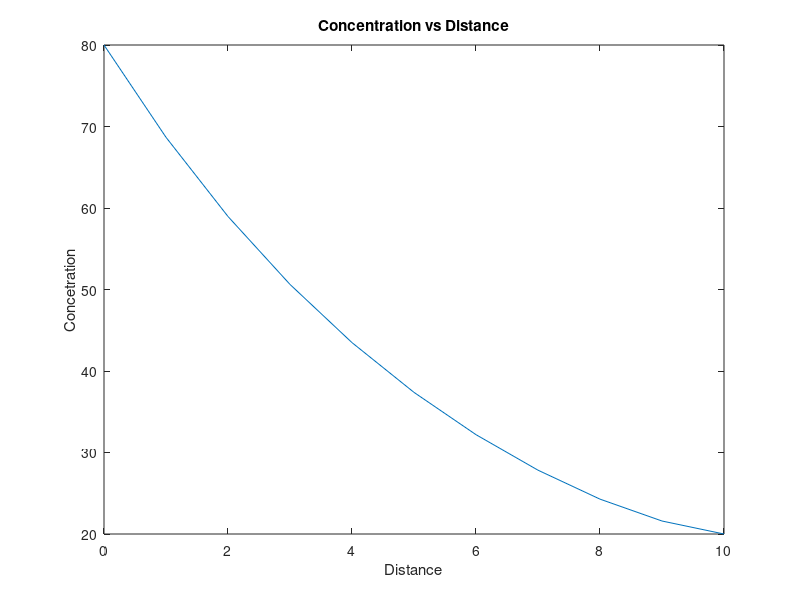
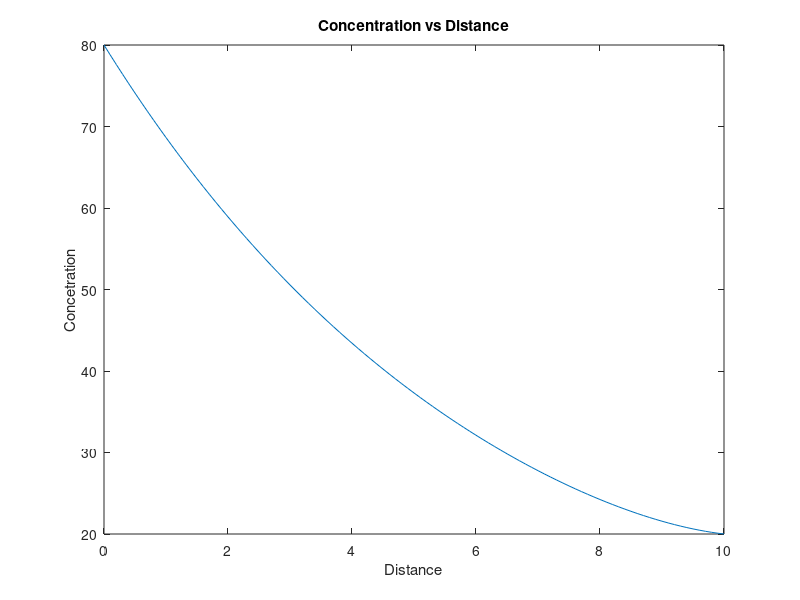

Recreate these plots in MATLAB, in order.
%HW4Q4
format long;

%%
%deltaX = 1.
%Making Constants
C1 = 80;CN = 20;deltaX = 1;D = 2; U = 1;k = 0.2;

x = linspace(0,10,11);

%Pre-Allocating Arrays for A, b. 
Asize = 11;

A = zeros(Asize,Asize);
b = zeros(Asize,1);
b(1,1) = C1;
b(Asize,1) = CN;

con1 = (D/deltaX^2)+(U/(2*deltaX)); 
con2 = ((-2*D)/(deltaX^2))-(k);
con3 = (D/deltaX^2)-(U/(2*deltaX));

%Iterating through each row and filling in spots.
for i = 1: Asize %Iterating through rows.
    count = i;   %Make count = i to iterate through each spots.
    
    %CONDITION 1: First Step
    if( i == 1) 
        A(i, count) = 1;
       
    %CONDITION 2: Last Step
    elseif ( i == Asize)
        A(i, count) = 1;
         
    %CONDUTION 3: Intermediate Step
    else
        count = count-1;
        A(i,count) = con1;
        A(i,count + 1) = con2; 
        A(i , count + 2) = con3; 
    end          
end

figure (1)
c = A\b;
disp(c);
plot(x,c);
title("Concentration vs Distance");
xlabel("Distance");
ylabel("Concetration");

%%

%deltaX = 0.1
%Making Constants
C1 = 80;
CN = 20;
deltaX = 0.1;
D = 2; 
U = 1;
k = 0.2;

x = linspace(0,10,101);

%Pre-Allocating Arrays for A, b. 
Asize = 101;

A = zeros(Asize,Asize);
b = zeros(Asize,1);
b(1,1) = C1;
b(Asize,1) = CN;

con1 = (D/deltaX^2)+(U/(2*deltaX));
con2 = ((-2*D)/(deltaX^2))-(k);
con3 = (D/deltaX^2)-(U/(2*deltaX));

%Iterating through each row and filling in spots.
for i = 1: Asize %Iterating through rows.
    count = i;   %Make count = i to iterate through each spots.
    
    %CONDITION 1: First Step
    if( i == 1) 
        A(i, count) = 1;
       
    %CONDITION 2: Last Step
    elseif ( i == Asize)
        A(i, count) = 1;
         
    %CONDUTION 3: Intermediate Step
    else
        count = count-1;
        A(i,count) = con1;
        A(i,count + 1) = con2; 
        A(i , count + 2) = con3; 
    end          
end

figure (2)
c = A\b;
disp(c);
plot(x,c);
title("Concentration vs Distance");
xlabel("Distance");
ylabel("Concetration");

fprintf("In the matrix with a step size is 0.1, the approximations are better because the step size is smaller. The graph is more smooth than the lower stepsize graph.");
